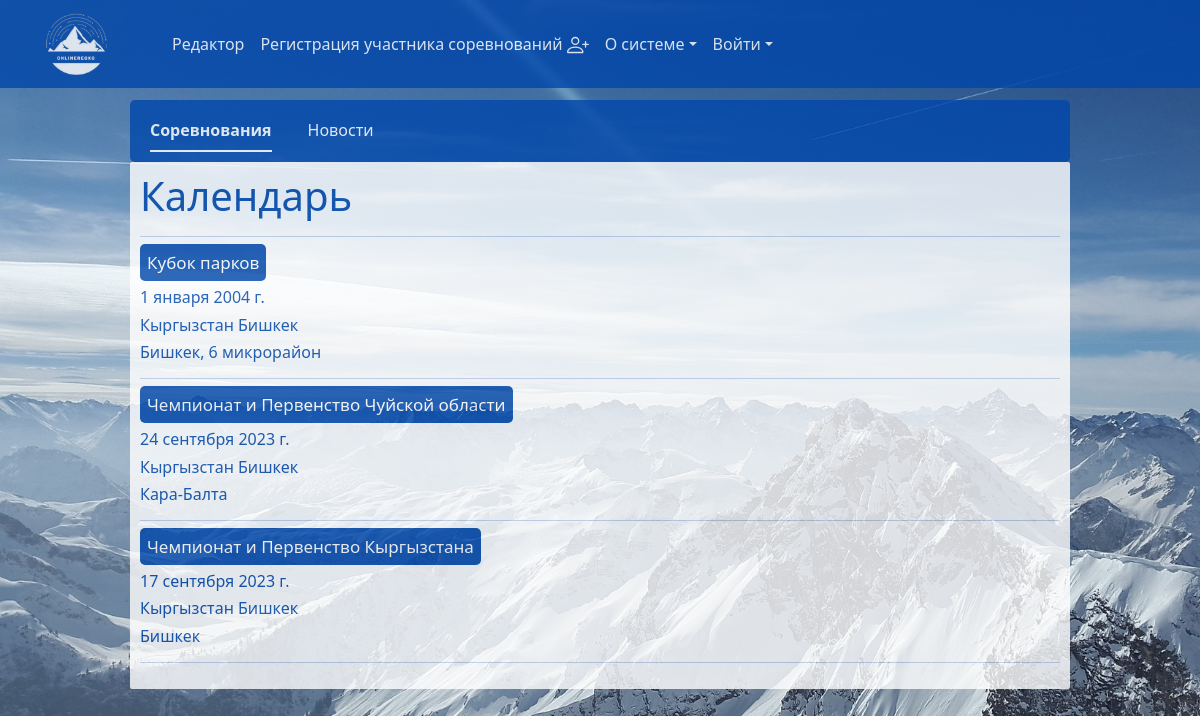
The page / on the database its author committed.
### competitions/models.py (models this page shows, shortened)
class Competition(models.Model):
    hostState_list = [
        ('Кыргызстан', 'Кыргызстан'),
    ]
    region_list = [
        ('Бишкек', 'Бишкек'),
        ('Чуй', 'Чуй'),
        ('Каракол', 'Каракол'),
        ('Баткен', 'Баткен'),
        ('Джалал-Абад', 'Джалал-Абад'),
        ('Нарын', 'Нарын'),
        ('Талас', 'Талас'),
        ('Ош', 'Ош'),
    ]
    before_18 = ['12', '11', '13', '14', '15', '16', '17', '18']
    before_25 = ['19', '20', '21', '22', '23', '24', '25']
    before_35 = ['26', '27', '28', '29', '30', '31', '32', '33', '34', '35']
    before_45 = ['36', '37', '38', '39', '40', '41', '42', '43', '45']
    ignor = ['A', 'B', 'C', 'D']
    age_groups_of_participants_list = [
        (f'{before_18}', 'До-18'),
        (f'{before_25}', '18-25'),
        (f'{before_35}', '25-35'),
        (f'{before_45}', '35-45'),
        (f'{ignor}', 'A, B, C, D ')
    ]
    phone_regex = RegexValidator(
        regex=r'\+996\d{9}$',
        message='Номер телефона должен быть в формате: "+996XXXXXXXXX'
    )
    telegram_regex = RegexValidator(
        regex=r'^@[A-Za-z0-9]{5,}$',
        message='invalid username Telegram'
    )
    author = models.ForeignKey(User, on_delete=models.CASCADE, related_name='competitions', verbose_name='Редактор', blank=True, null=True)
    create_date = models.DateTimeField(auto_now_add=True)
    state = models.CharField(choices=hostState_list, max_length=10, blank=False, verbose_name='Государство проведения')
    region = models.CharField(choices=region_list, max_length=11, blank=False, verbose_name='Регион проведения')
    date = models.DateField(blank=False, verbose_name='Дата (-ы) проведения')
    organizer_name = models.CharField(max_length=30, blank=False,verbose_name='Имя организатора', null=True)
    organizer_last_name = models.CharField(max_length=100, blank=False, verbose_name='Фамилия организатора', null=True)
    organizer_email = models.EmailField(blank=False, verbose_name='email организатора', null=True)
    organizer_phone = models.CharField(max_length=13, blank=True, verbose_name='номер телефона организатора', null=True, validators=[phone_regex])
    organizer_telegram = models.CharField(max_length=20, blank=False, null=True, validators=[telegram_regex], verbose_name='Telegram организатора')
    organizer_whatsapp = models.CharField(max_length=255, blank=True, null=True, validators=[phone_regex], verbose_name='WhatsApp организатора')
    competition_name = models.CharField(max_length=255, blank=False, verbose_name='Наименование')
    location = models.CharField(max_length=255, blank=False, verbose_name='Место проведения')
    age_groups_of_participants = models.TextField( blank=False, verbose_name='Возрастные группы участников')
    illustration = models.ImageField(upload_to='competitions_illustration', blank=False, verbose_name='Иллюстрация')
    announcement = models.TextField(blank=False, verbose_name='Краткий анонс')
    coordinates_to_competition = models.CharField(max_length=255, blank=True, verbose_name='Точные координаты')
    slug = models.SlugField(unique=True, max_length=255)
    class Meta:
        verbose_name = 'Соревнование'
        verbose_name_plural = 'Соревнования'

### main/views.py (the view)
# urls.py: path('', views.index,  name='index'),
def index(request):
    active_link = 'competitions'
    competitions_data = Competition.objects.order_by('-create_date')
    return render(request, "main/index.html", {'active_link': active_link, 'competitions': competitions_data})

### main/templates/main/index.html (shortened to what this page needs)
{% extends 'main/layout.html' %}
{% block body %}
  <div>
    <div id="index-nav">
      <ul class="nav nav-underline" id="">
        <li class="nav-item" id="index-nav-item">
          <a id="index-link" class="nav-link active" aria-current="page" href="{% url 'index' %}">Соревнования</a>
        </li>
        <li class="nav-item" id="index-nav-item">
          <a id="index-link" class="nav-link" href="{% url 'news_info' %}">Новости</a>
        </li>
      </ul>
    </div>
    {% if active_link == 'competitions' %}
      <div id="index-table-info-competitions">
        <div>
          <h1>Календарь</h1>
        </div>
        <hr>
        {% for competition in competitions %}
          <div class="">
            <div id="link-competition-table">
              <h6 class="">
                <a class="competition-name" id="link-competitions" href="{% url 'competition_detail' competition.slug %}">{{ competition.competition_name }}</a>
              </h6>
            </div>
            <div id="index-table-competitions-info">
              <h6>{{ competition.date }}</h6>
              <h6>{{ competition.state }} {{ competition.region }}</h6>
              <h6>{{ competition.location }}</h6>
            </div>
          </div>
          <hr>
        {% endfor %}
      </div>
      {% endif %}
    </div>
{% endblock %}

### main/static/main/css/style.css (style rules this page uses)
#body { height: auto; background-image: url(../img/rough-horn-ge477d8ee5_1920.jpg); background-repeat: no-repeat; background-size: cover; margin: 0; }
#link-competitions { max-width: 100%; overflow: hidden; text-overflow: ellipsis; white-space: nowrap; text-decoration: none; background-color: #0047AB; color: white; padding: 7px 7px; border-radius: 5px 5px; transition: 0.7s; font-size: 17px; }
#index-table-competitions-info { margin-top: 15px; }
#index-nav { background-color: #0047AB; border-radius: 5px 5px; padding: 5px; opacity: 0.8; min-width: 420px; overflow-x: auto; }
#index-nav-item { padding: 5px; margin-left: 10px; }
#index-link { color: white; }
#index-table-info-competitions { color: #0047AB; padding: 10px; background-color: white; opacity: 0.8; border-radius: 2px 2px; min-width: 420px; overflow-x: auto; }
hr { border: none; border-top: 1px solid #ddd; margin-top: 20px; margin-bottom: 20px; }

### rows shown on the page
Competition: competition_name "Кубок парков", date "1 января 2004 г.", state "Кыргызстан", region "Бишкек", location "Бишкек, 6 микрорайон"
Competition: competition_name "Чемпионат и Первенство Чуйской области", date "24 сентября 2023 г.", state "Кыргызстан", region "Бишкек", location "Кара-Балта"
Competition: competition_name "Чемпионат и Первенство Кыргызстана", date "17 сентября 2023 г.", state "Кыргызстан", region "Бишкек", location "Бишкек"
